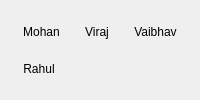
                <widget class="QWidget" name="tab_3">
                 <attribute name="title">
                  <string>Male</string>
                 </attribute>
                 <layout class="QGridLayout" name="gridLayout_3">
                  <item row="0" column="0">
                   <widget class="QToolButton" name="alex_3">
                    <property name="toolTip">
                     <string>to generate Mohan Voice</string>
                    </property>
                    <property name="text">
                     <string>Mohan</string>
                    </property>
                    <property name="icon">
                     <iconset resource="../resources.qrc">
                      <normaloff>:/assets/resources/avatar-design.png</normaloff>:/assets/resources/avatar-design.png</iconset>
                    </property>
                    <property name="iconSize">
                     <size>
                      <width>30</width>
                      <height>30</height>
                     </size>
                    </property>
                    <property name="toolButtonStyle">
                     <enum>Qt::ToolButtonTextUnderIcon</enum>
                    </property>
                    <property name="autoRaise">
                     <bool>true</bool>
                    </property>
                   </widget>
                  </item>
                  <item row="0" column="1">
                   <widget class="QToolButton" name="alex_4">
                    <property name="toolTip">
                     <string>to generate Viraj voice</string>
                    </property>
                    <property name="text">
                     <string>Viraj</string>
                    </property>
                    <property name="icon">
                     <iconset resource="../resources.qrc">
                      <normaloff>:/assets/resources/businessman.png</normaloff>:/assets/resources/businessman.png</iconset>
                    </property>
                    <property name="iconSize">
                     <size>
                      <width>30</width>
                      <height>30</height>
                     </size>
                    </property>
                    <property name="toolButtonStyle">
                     <enum>Qt::ToolButtonTextUnderIcon</enum>
                    </property>
                    <property name="autoRaise">
                     <bool>true</bool>
                    </property>
                   </widget>
                  </item>
                  <item row="0" column="2">
                   <widget class="QToolButton" name="alex_7">
                    <property name="toolTip">
                     <string>to generate Vaibhav voice</string>
                    </property>
                    <property name="text">
                     <string>Vaibhav</string>
                    </property>
                    <property name="icon">
                     <iconset resource="../resources.qrc">
                      <normaloff>:/assets/resources/men 3.jpg</normaloff>:/assets/resources/men 3.jpg</iconset>
                    </property>
                    <property name="iconSize">
                     <size>
                      <width>30</width>
                      <height>30</height>
                     </size>
                    </property>
                    <property name="toolButtonStyle">
                     <enum>Qt::ToolButtonTextUnderIcon</enum>
                    </property>
                    <property name="autoRaise">
                     <bool>true</bool>
                    </property>
                   </widget>
                  </item>
                  <item row="1" column="0">
                   <widget class="QToolButton" name="alex_8">
                    <property name="toolTip">
                     <string>to generate Rahul voice</string>
                    </property>
                    <property name="text">
                     <string>Rahul</string>
                    </property>
                    <property name="icon">
                     <iconset resource="../resources.qrc">
                      <normaloff>:/assets/resources/men 2.jpg</normaloff>:/assets/resources/men 2.jpg</iconset>
                    </property>
                    <property name="iconSize">
                     <size>
                      <width>30</width>
                      <height>30</height>
                     </size>
                    </property>
                    <property name="toolButtonStyle">
                     <enum>Qt::ToolButtonTextUnderIcon</enum>
                    </property>
                    <property name="autoRaise">
                     <bool>true</bool>
                    </property>
                   </widget>
                  </item>
                 </layout>
                </widget>
